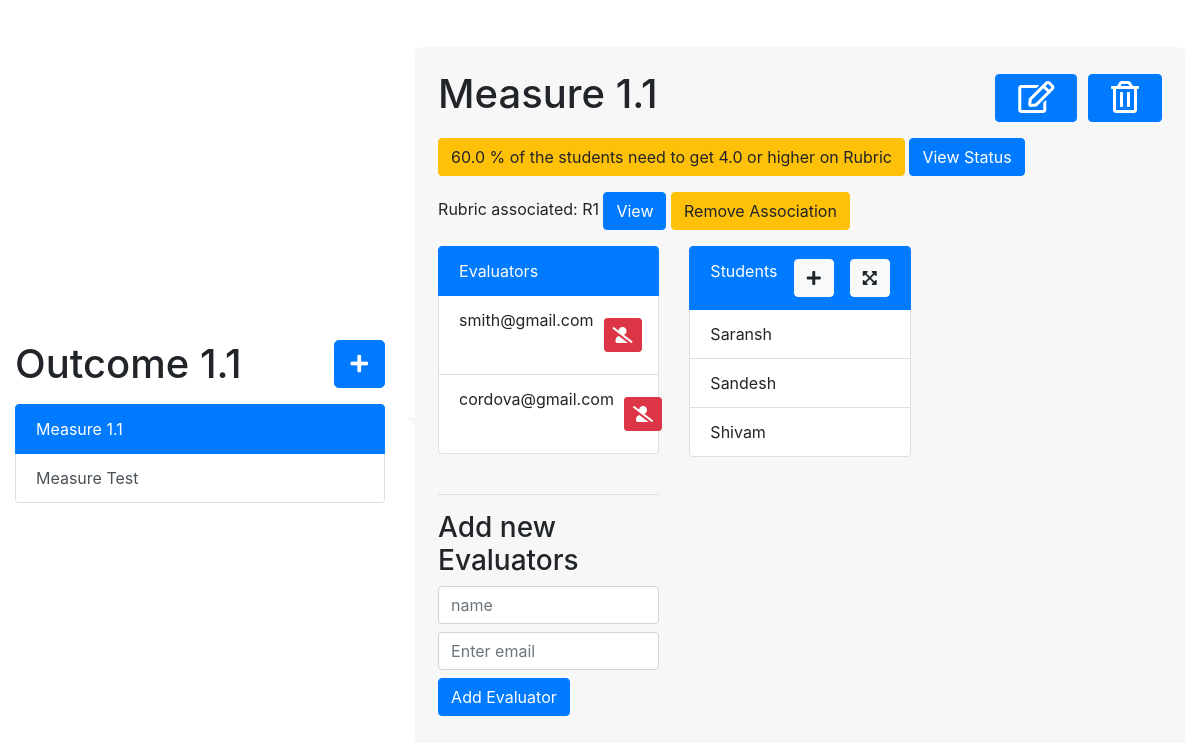
Page /outcome_detail/1 on the earlier database version.
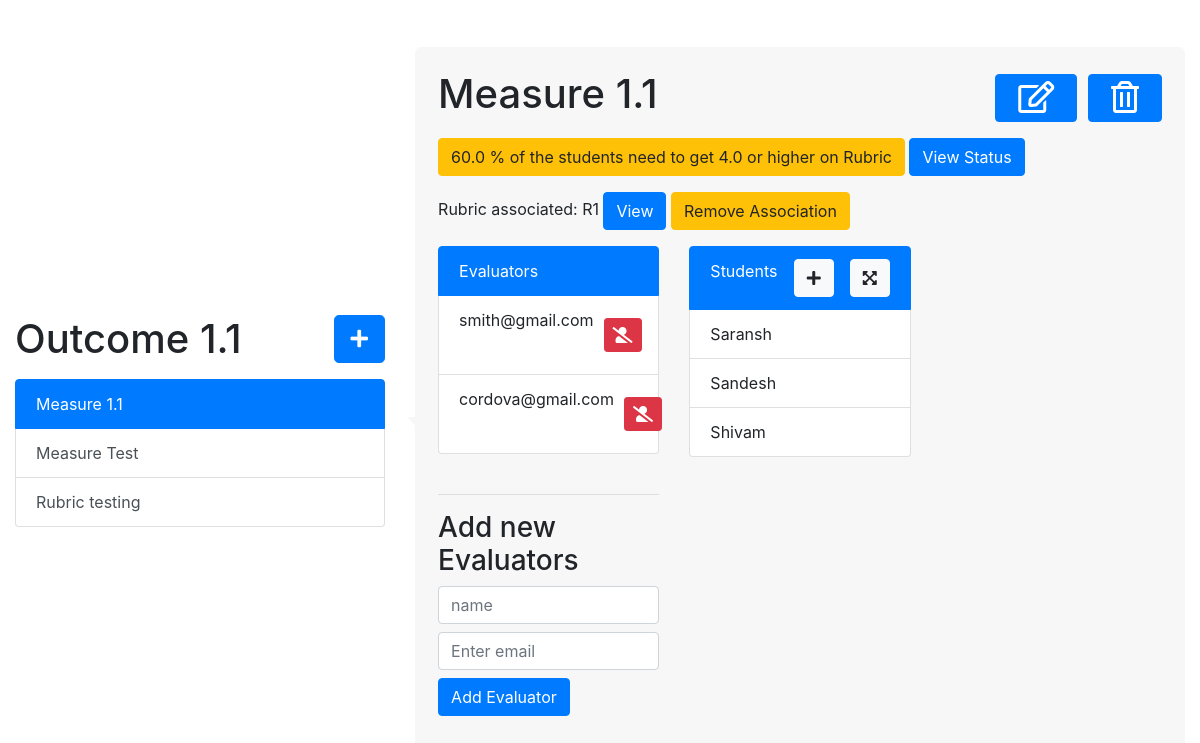
Same page on the later database version.
### main/models.py (models this page shows, shortened)
class Measure(models.Model):
    CUTOFF_TYPES = (('Percentage', 'Percentage'),
                  ('Percentile', 'Percentile'),
                  ('Average', 'Average')
                 )
    cutoff_type = models.CharField(max_length = 100, choices=CUTOFF_TYPES, default='Percentage')
    TOOL_TYPES = (('Rubric', 'Rubric'),
                  ('Test score', 'Test score')
                  )
    tool_type = models.CharField(max_length=100, choices=TOOL_TYPES, default='Rubric')
    measureTitle = models.CharField(max_length=200, default='', null=True)
    outcome = models.ForeignKey(Outcome, null=True, on_delete = models.CASCADE)
    cutoff_percentage = models.FloatField(null=True, blank = True, default=0)
    cutoff_score = models.FloatField(null=True, blank=True, default=0)
    rubric = models.ForeignKey(Rubric,null=True, blank = True, on_delete = models.CASCADE)
    test_score = models.ForeignKey(Test_score, null=True, blank = True, on_delete = models.CASCADE)
    student = models.ManyToManyField(Student)
    evaluator = models.ManyToManyField(Evaluator)

class Rubric(models.Model):
    title = models.CharField(max_length=200, blank=True, default="Untitled")
    max_row = models.PositiveIntegerField(null=True)
    max_col = models.PositiveIntegerField(null=True)
    created_by = models.CharField(max_length=200)
    assigned_to = models.ManyToManyField(Evaluator)

class Evaluator(models.Model):
    name = models.CharField(max_length=100)
    email = models.CharField(max_length=200)

class Student(models.Model):
    name = models.CharField(max_length=200)
    classification = models.CharField(max_length=200)

### main/views.py (the view)
# urls.py: path('outcome_detail/<int:outcome_id>', views.outcome_detail, name = 'outcome_detail'),
def outcome_detail(request, outcome_id):
    outcome = Outcome.objects.get(id=outcome_id)
    measures = Measure.objects.filter(outcome=outcome)
    rubrics = Rubric.objects.all()
    students = None
    evaluators = Evaluator.objects.all()
    num_of_evaluations = []
    for measure in measures:
        students = measure.student.all()
        evaluations = evaluate_rubric.objects.filter(measure=measure).count()
        if(evaluations>0):
            num_of_evaluations.append(measure.measureTitle)
        print(num_of_evaluations)
    context = {'outcome_id': outcome_id, 'outcome': outcome, 'measures': measures, 'rubrics':rubrics,
                'students': students, 'evaluators': evaluators, 'num_of_evaluations':num_of_evaluations}
    return render(request, 'main/outcome_detail.html', context)

### main/templates/main/outcome_detail.html (shortened to what the changed rows need)
{% extends  'base.html' %}
{% load static %}
{% block body_block %}
<div class = "container-fluid" >
  <div class="row d-flex align-items-center">
  <div class="col-4 ">
    <div>
      <h1 class = "d-flex justify-content-between mb-3 "> {{outcome.title}}
        <button type="button" class="btn btn-primary btn-lg" data-toggle="modal" data-target="#exampleModalCenterNewMeasure{{outcome.id}}" data-measure-id = "{{measure.id}}">
           <i class="fas fa-plus"></i>
         </button>
        </h1>
    </div>
    <div class="list-group " id="list-tab" role="tablist">
      {%for measure in measures%}
        {%if measure.outcome == outcome%}
          {%if forloop.first %}
          <a class="list-group-item list-group-item-action active" id="list-home-list" data-toggle="list" href="#list-home{{measure.id}}" role="tab" aria-controls="home">{{measure.measureTitle}}</a>
          {%else%}
          <a class="list-group-item list-group-item-action" id="list-home-list" data-toggle="list" href="#list-home{{measure.id}}" role="tab" aria-controls="home">{{measure.measureTitle}}</a>
          {%endif%}
        {%endif%}
        {%empty%}
        <a class="list-group-item list-group-item-action active " id="list-home-list" data-toggle="list" href="#list-home" role="tab" aria-controls="home">Measure Title</a>
      {%endfor%}
    </div>
  </div>
  <div class="col-8" >
    <div class="tab-content speech-bubble" id="nav-tabContent">
      {%for measure in measures%}
        {%if measure.outcome == outcome%}
          {%if forloop.first %}
                <div class="tab-pane fade show measure_section active" id="list-home{{measure.id}}" role="tabpanel" aria-labelledby="list-home-list">
          {%else%}
                <div class="tab-pane fade show measure_section" id="list-home{{measure.id}}" role="tabpanel" aria-labelledby="list-home-list">
          {%endif%}
        <h1 class = "d-flex justify-content-between"> {{measure.measureTitle}}
          <div>
          <button type="button" class="btn btn-primary" data-toggle="modal" data-target="#exampleModalCenter{{measure.id}}" data-measure-id = "{{measure.id}}">
            <span style="font-size: 2em; color: white;">
              <i class="far fa-edit"></i>
          </span>
          </button>
          <button type="button" class="btn btn-primary" data-toggle="modal" data-target="#exampleModalCenterDeleteMeasure{{measure.id}}" data-measure-id = "{{measure.id}}">
            <span style="font-size: 2em; color: white;">
              <i class="far fa-trash-alt"></i>
          </span>
          </button>
         </h1>
        <button class = "btn btn-warning mb-3">
        {{measure.cutoff_percentage}} % of the students need to get
        {%if measure.cutoff_score%}
         {{measure.cutoff_score}}
         {%else%}
         average
         {%endif%}
            or higher
        on {{measure.tool_type}}
        </button>
        {%if measure.measureTitle in num_of_evaluations%}
        <a href = "{%url 'main:view_rubric_data' measure.id%}" class = "btn btn-primary mb-3">
            View Status
        </a>
        {%endif%}
  <br />
{%if measure.tool_type == 'Rubric'%}
    {%if measure.rubric %}
      {{measure.tool_type}} associated: {{measure.rubric.title}}
      <a href = "{% url 'main:rubric_render' measure.rubric.id%}" class = "btn btn-primary"> View </a>
      <a href = "{% url 'main:remove_rubric_association' measure.id outcome_id %}"class = "btn btn-warning"> Remove Association </a>
    <div class = "row">
        <div class = "col-lg-4 mt-3">
          <ul class="list-group">
            <li class="list-group-item active">Evaluators</li>
            {%for evaluator in measure.evaluator.all%}
                <li class="list-group-item d-flex justify-content-between">{{evaluator.email}}
                <a href = "{%url 'main:remove_evaluator_access' evaluator.id measure.id outcome_id%}" class = "btn btn-sm btn-danger" style="font-size: 1em; color: white;">
                  <i class="fas fa-user-slash"></i>
                </a>
                  </li>
            {%endfor%}
          </ul>
          <br />
          <hr />
          <h3> Add new Evaluators </h3>
          <form class="" action = "{%url 'main:add_evaluator' outcome_id measure.id %}" method = "POST">
            <div class="form-group mb-2">
                <input type="text" name = "evaluator_name" class="form-control" id="exampleInputEmail1" aria-describedby="emailHelp" placeholder="name">
           </div>
            <div class="form-group mb-2">
                <input type="email" name = "evaluator_email" class="form-control" id="exampleInputEmail1" aria-describedby="emailHelp" placeholder="Enter email">
           </div>
            <button type="submit" class="btn btn-primary mb-2">Add Evaluator</button>
          </form>
          </div>
          <div class = "col-lg-4 mt-3">
          <ul class="list-group">
            <li class="list-group-item active d-flex justify-content-between">Students
          <div class = "d-flex justify-content-between">
            <button type="button" class="btn btn-md btn-light mr-3" data-toggle="modal" data-target="#exampleModalCenterStudentUpload{{measure.id}}">
              <i class="fas fa-plus"></i>
            </button>
            <button type="button" class="btn btn-md btn-light" data-toggle="modal" data-target="#exampleModalLongExpandStudentList{{measure.id}}">
              <i class="fas fa-expand-arrows-alt"></i>
            </button>
          </div>
            </li>
              {% for student in measure.student.all %}
                    {%if forloop.counter <= 3%}
                    <li class="list-group-item">{{student.name}}</li>
                    {%endif%}
              {%endfor%}
          </ul>
          </div>
        </div>
    {%else%}
    <button type="button" class="btn btn-primary" data-toggle="modal" data-target="#exampleModalCenterAddRubric{{measure.id}}">
        Add Rubric
      </button>
    {%endif%}
{%endif%}
<br/>
<br/>
  </div>
      {%endif%}
    {%endfor%}
    </div>
  </div>
</div>
</div>
{%endblock%}

Differences in the rows shown:
added Measure: measureTitle "Rubric testing", shown under "Outcome 1.1"
